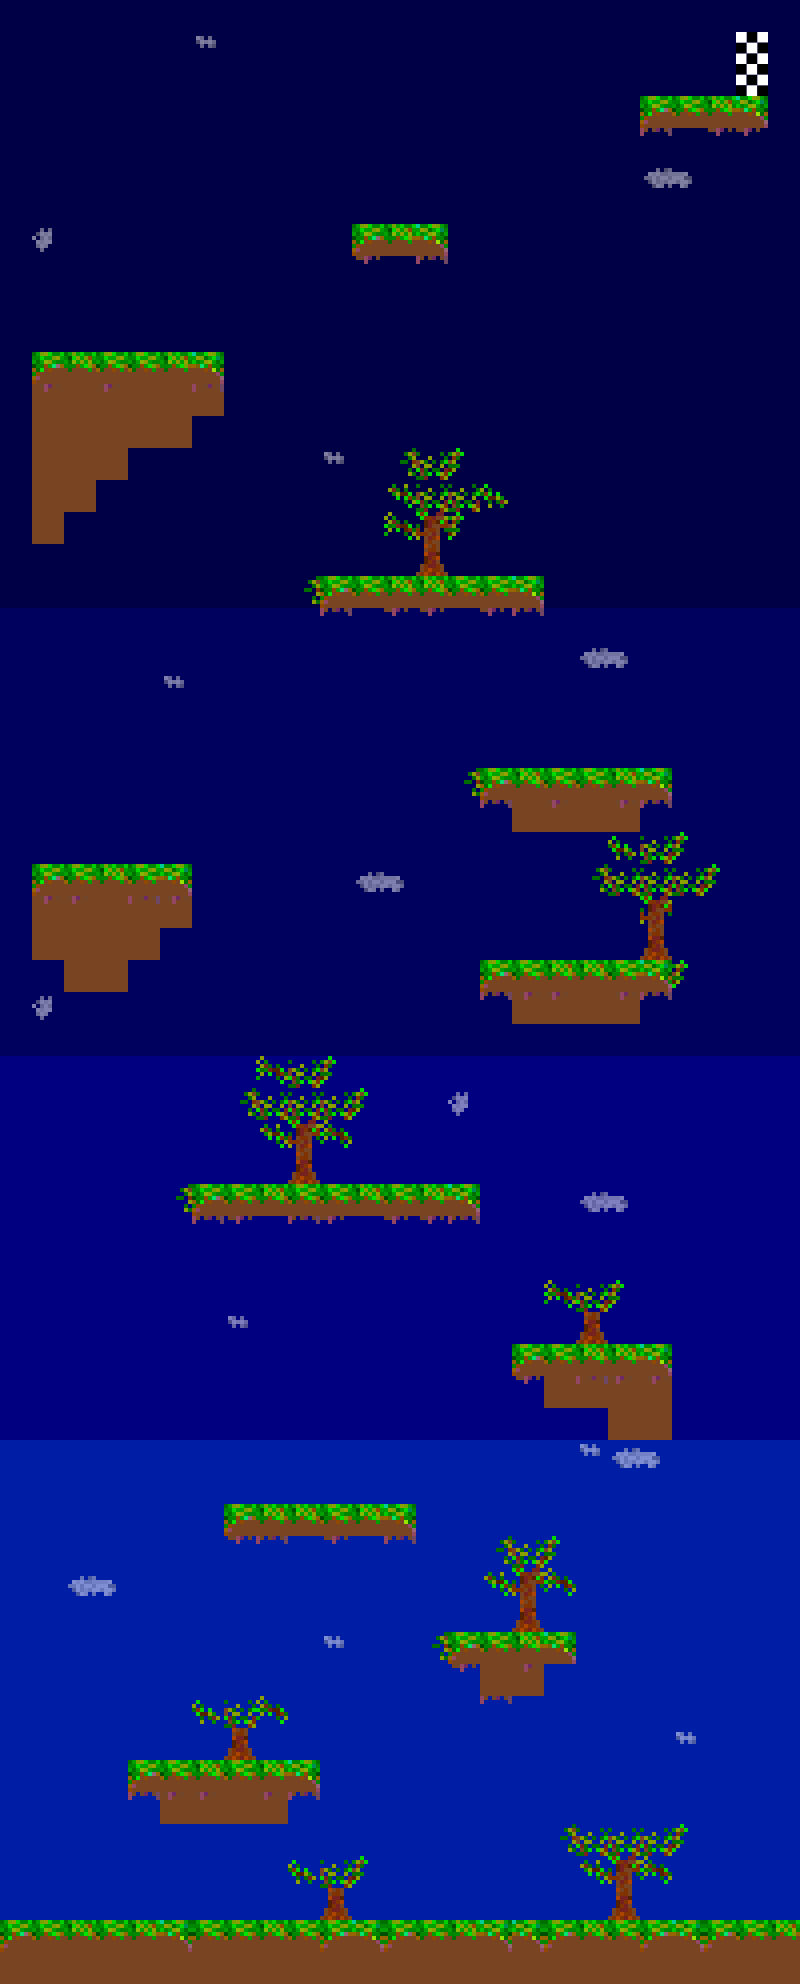

A level layout from a 2D game, rendered from its tile map. Below: a short description, then the map file with tile-grid data replaced by summaries:
An orthogonal 25x62 tile map with 32x32 px tiles, 6 tile layers (Back, World, TreesFront, TreesBack, ...) and 1 object (Player).

<map version="1.10" tiledversion="1.10.1" orientation="orthogonal" renderorder="right-down" width="25" height="62" tilewidth="32" tileheight="32" infinite="0" nextlayerid="9" nextobjectid="5">
 <editorsettings>
  <chunksize width="32" height="32" />
  <export target="../../dist/assets/tilemaps/level1.json" format="json" />
 </editorsettings>
 <tileset firstgid="1" name="forest" tilewidth="32" tileheight="32" tilecount="36" columns="12">
  <image source="../../dist/assets/mapTiles.png" width="384" height="96" />
  <tile id="0">
   <properties>
    <property name="collides" type="bool" value="true" />
   </properties>
  </tile>
  <tile id="1">
   <properties>
    <property name="collides" type="bool" value="true" />
   </properties>
  </tile>
  <tile id="2">
   <properties>
    <property name="collides" type="bool" value="true" />
   </properties>
  </tile>
  <tile id="3">
   <properties>
    <property name="collides" type="bool" value="true" />
   </properties>
  </tile>
  <tile id="4">
   <properties>
    <property name="collides" type="bool" value="true" />
   </properties>
  </tile>
  <tile id="5">
   <properties>
    <property name="collides" type="bool" value="true" />
   </properties>
  </tile>
  <tile id="6">
   <properties>
    <property name="collides" type="bool" value="true" />
   </properties>
  </tile>
 </tileset>
 <layer id="8" name="Back" width="25" height="62">
  <data>[1550 cells, 0 non-empty, 0 distinct tile ids]</data>
 </layer>
 <layer id="1" name="World" width="25" height="62">
  <data>[1550 cells, 1550 non-empty, 11 distinct tile ids]</data>
 </layer>
 <layer id="4" name="TreesFront" width="25" height="62">
  <data>[1550 cells, 29 non-empty, 8 distinct tile ids]</data>
 </layer>
 <layer id="5" name="TreesBack" width="25" height="62">
  <data>[1550 cells, 32 non-empty, 8 distinct tile ids]</data>
 </layer>
 <layer id="6" name="Clouds" width="25" height="62" opacity="0.5">
  <data>[1550 cells, 22 non-empty, 4 distinct tile ids]</data>
 </layer>
 <layer id="3" name="Front" width="25" height="62">
  <data>[1550 cells, 54 non-empty, 5 distinct tile ids]</data>
 </layer>
 <objectgroup id="2" name="Entities">
  <object id="3" name="Player" x="78.75" y="1885.5">
   <ellipse />
  </object>
 </objectgroup>
</map>